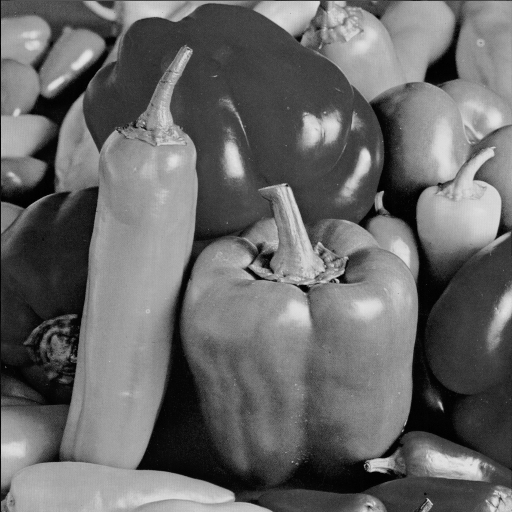
%> input picture hk/第六题：图像去模糊/peppers-bw.bmp, 512 x 512 px
$ octave Untitled.m   (GNU Octave 9; MATLAB toolbox functions it lacks are replaced by stand-ins)
%> lines starting %> are read from the running program, lines starting %| are printed output that depends on the picture
close all;
clear all;
clc;
jj=5;
if jj==1
    filename='C:/Users/111/Desktop/图像处理作业/图像去噪/boat.bmp';
end
if jj==2
    filename='C:/Users/111/Desktop/图像处理作业/图像去噪/barb.bmp';
end
if jj==3
    filename='C:/Users/111/Desktop/图像处理作业/图像去噪/lena.bmp';
end
if jj==4
    filename='C:/Users/111/Desktop/图像处理作业/图像去噪/mandrill.bmp';
end
if jj==5
    filename='C:/Users/111/Desktop/图像处理作业/图像去噪/peppers-bw.bmp';
end

    I=imread(filename);
%> I is the input picture: size 512x512 uint8; min 0, max 229, mean 104.2
    h = fspecial('gaussian',19, 2 );
    % 构造高斯低通滤波器
    I_blur=imfilter(I,h,'conv');
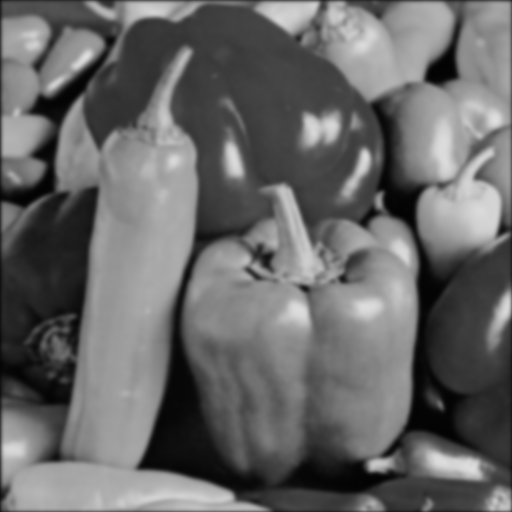
%> I_blur: size 512x512 uint8; min 2, max 223, mean 103.6
    J=imnoise(I_blur,'gaussian',0,0.05); % 添加高斯噪声
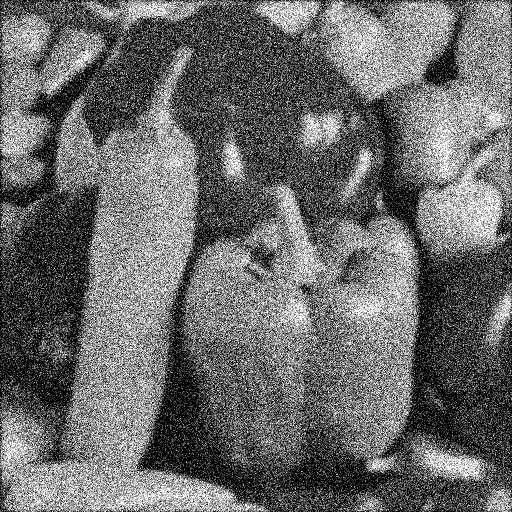
%> J: size 512x512 uint8; min 0, max 255, mean 106.1

    figure;
    subplot(141),imshow(I);
    title('原始图像');
    subplot(142),imshow(J,[]); % 显示退化图像(采用高斯低通滤波器对图像进行退化,并添加均值为0,方差为0.001的高斯噪声进一步对图像进行退化)
    title('退化图像');

    h1 = fspecial('gaussian', 512, 300 );
    HC=1./h1;
    K=fftfilter(J,HC);% 逆滤波操作

    imwrite(K,'C:/Users/111/Desktop/图像处理作业/图像去噪/inv/barb.bmp');
    subplot(143),imshow(K,[]);% 逆滤波复原,频率大
    title('逆滤波时得到的图像');

    wnr1 = wiener2(J);
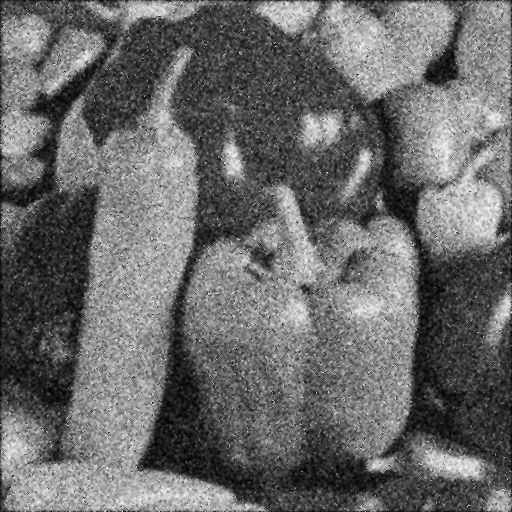
%> wnr1: size 512x512 uint8; min 0, max 247, mean 106
    wnr2=deconvwnr(J,h,0);
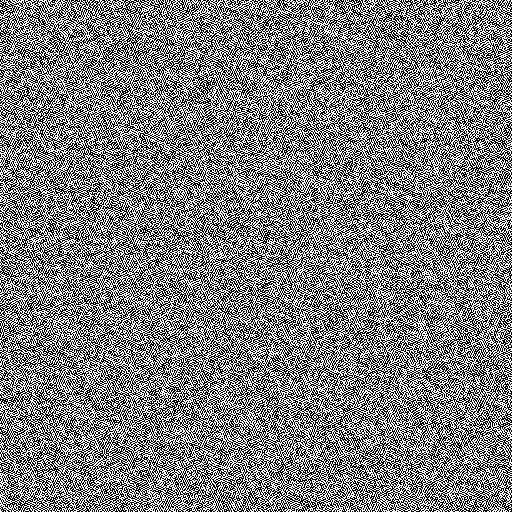
%> wnr2: size 512x512 uint8; 50% white; black in thin lines or dots
    subplot(144),imshow(wnr1,[]);
    title('Wiener');


function Z = fftfilter(X,H)
% 图像的频域滤波处理
% X为输入图像
% H为滤波器
% Z为输出图像
F=fft2(X,size(H,1),size(H,2));% 傅里叶变换
Z=H.*F;                       % 频域滤波
Z=abs(ifft2(ifftshift(Z)));   % 傅里叶反变换
Z=Z(1:size(X,1),1:size(X,2));
end
